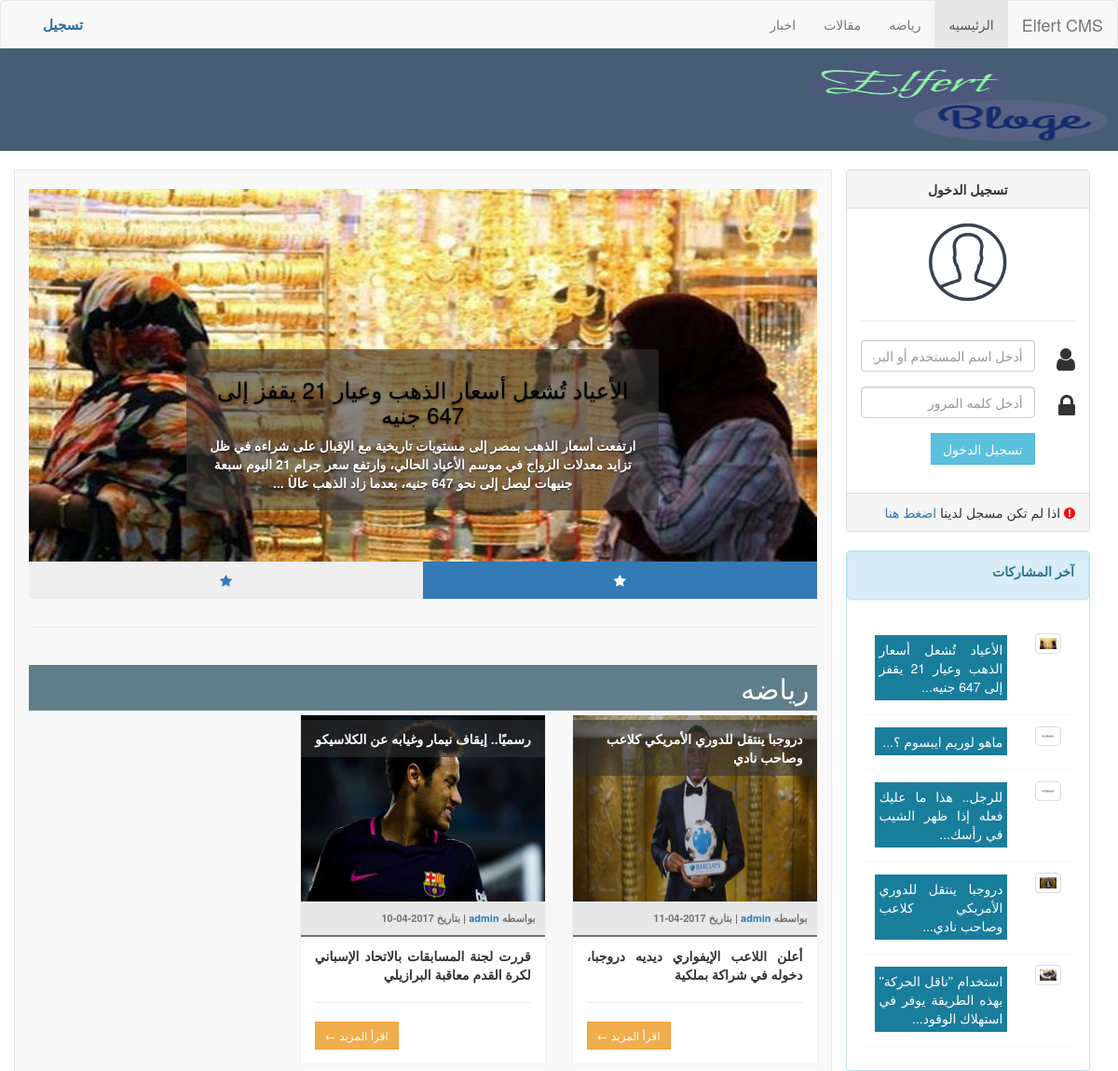
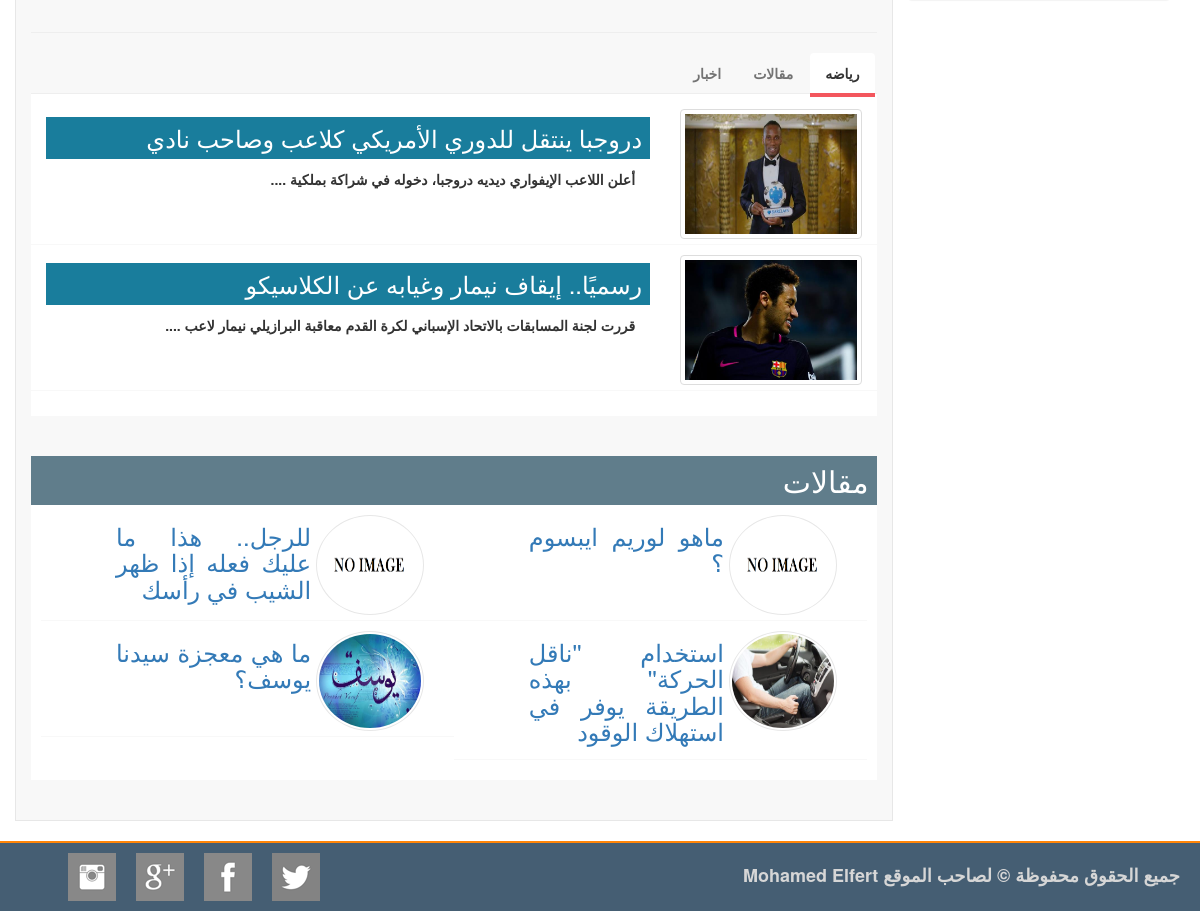
The page / on the database its author committed (2 pictures, top to bottom).
### tables this page shows
CREATE TABLE `setting` (
  `setting_id` int(11) NOT NULL,
  `site_name` varchar(255) NOT NULL,
  `site_logo` text NOT NULL,
  `slide` varchar(255) NOT NULL,
  `slide_value` int(11) NOT NULL,
  `section_a` varchar(255) NOT NULL,
  `section_a_value` int(11) NOT NULL,
  `section_b` varchar(255) NOT NULL,
  `section_b_value` int(11) NOT NULL,
  `tab_a` varchar(255) NOT NULL,
  `tab_a_value` int(11) NOT NULL,
  `tab_b` varchar(255) NOT NULL,
  `tab_b_value` int(11) NOT NULL,
  `tab_c` varchar(255) NOT NULL,
  `tab_c_value` int(11) NOT NULL,
  `facebook` text NOT NULL,
  `twitter` text NOT NULL,
  `google` text NOT NULL,
  `instegram` text NOT NULL
);

CREATE TABLE `category` (
  `cat_id` int(11) NOT NULL,
  `cat_name` varchar(255) NOT NULL
);

CREATE TABLE `posts` (
  `post_id` int(11) NOT NULL,
  `title` varchar(255) NOT NULL,
  `post` longtext NOT NULL,
  `post_category` varchar(255) NOT NULL,
  `post_image` varchar(255) NOT NULL,
  `author` varchar(255) NOT NULL,
  `post_status` varchar(255) NOT NULL,
  `post_date` varchar(255) NOT NULL
);

CREATE TABLE `users` (
  `user_id` int(11) NOT NULL,
  `username` varchar(255) NOT NULL,
  `email` varchar(255) NOT NULL,
  `password` varchar(255) NOT NULL,
  `gender` varchar(255) NOT NULL,
  `avatar` varchar(255) NOT NULL,
  `about_user` text NOT NULL,
  `facebook` varchar(255) NOT NULL,
  `twitter` varchar(255) NOT NULL,
  `youtube` varchar(255) NOT NULL,
  `register_date` varchar(255) NOT NULL,
  `role` varchar(255) NOT NULL
);

### index.php (the view, shortened to what this page needs)
<?php
include_once 'include/header.php';
include_once 'include/sidbar.php'
?>
<article class="col-md-9 col-leg-9 art_bg">
    <div id="myCarousel" class="carousel slide" data-ride="carousel" style="margin-top: 20px; margin-bottom: 30px;">
        <div class="carousel-inner" style="height: 400px;">
            <?php
            $select_slide = $conn->query("SELECT * FROM posts WHERE post_status = 'Published' AND post_category = '$row_setting->slide' ORDER BY post_id DESC LIMIT $row_setting->slide_value");
            $count_slide  = $select_slide->rowCount();
            $x = 0;
            while ($row_slide = $select_slide->fetch(PDO::FETCH_OBJ)) {
                ?>
                <div class="item <?php echo ($x == 0 ? 'active' : ''); ?>" style="height: 400px;">
                    <img src="<?php echo $row_slide->post_image; ?>" width="100%" style="height: 400px;">
                    <div class="carousel-caption">
                        <span style="background-color: rgba(51, 51, 51, 0.58);display: inline-block;margin-bottom: 5px;color: #FFFFFF;padding: 10px 15px;margin-top: 5px">
                            <h3><a href="post.php?id=<?php echo $row_slide->post_id; ?>" style="color: rgb(0,0,0)"><?php echo strip_tags($row_slide->title); ?></a></h3>
                            <p><b><?php echo strip_tags(substr($row_slide->post, 0, 350)); ?> ...</b></p>
                        </span>
                    </div>
                </div>
                <?php
                $x++;
            }
            ?>
        </div>
        <ul class="nav nav-pills nav-justified sliddd">
            <?php
            for ($i = 0 ; $i < $count_slide ; $i++){
                echo '<li data-target="#myCarousel" data-slide-to="'.$i.'" '.($i == 0 ? 'class="active"' : '').'><a href="#"><i class="fa fa-star fa-lx"></i></a></li>';
            }
            ?>
        </ul>
    </div>
    <hr />
    <div class="row">
        <h2 class="tit_cat1"><?php echo $row_setting->section_a; ?></h2>
        <?php
        $section_a = $conn->query("SELECT * FROM posts INNER JOIN users ON posts.author = users.user_id WHERE post_status = 'Published' AND post_category = '$row_setting->section_a' ORDER BY post_id DESC LIMIT $row_setting->section_a_value");
        while ($row_section_a = $section_a->fetch(PDO::FETCH_OBJ)){
        ?>
        <div class="col-sm-4 col-md-4" style="margin-bottom: 20px">
            <div class="post">
                <div class="post-img-content">
                    <img src="<?php echo $row_section_a->post_image; ?>" class="img-responsive" style="width: 100%;height: 200px;"/>
                    <span class="post-title"><b><?php echo $row_section_a->title; ?></b>
                </div>
                <div class="content">
                    <div class="author"><b>بواسطه</b><a href="profile.php?user=<?php echo $row_section_a->author; ?>"><b> <b><?php echo $row_section_a->username; ?></b></a> | <b>بتاريخ</b> <time datetime="2014-01-20"><?php echo $row_section_a->post_date; ?></time>
                    </div>
                    <div class="text-justify">
                        <?php echo strip_tags(substr($row_section_a->post,0,150)); ?>
                    </div>
                    <hr />
                    <div class="text-left">
                        <a href="post.php?id=<?php echo $row_section_a->post_id; ?>" class="btn btn-warning btn-sm">اقرأ المزيد &larr;</a>
                    </div>
                </div>
            </div>
        </div>
        <?php
        }
        ?>
    </div>
    <hr />
    <div class="col-md-12">
        <div class="row">
            <div class="tabbable-panel">
                <div class="tabbable-line">
                    <ul class="nav nav-tabs ">
                        <li class="active">
                            <a href="#tab_default_1" data-toggle="tab"><?php echo $row_setting->tab_a; ?></a>
                        </li>
                        <li>
                            <a href="#tab_default_2" data-toggle="tab"><?php echo $row_setting->tab_b; ?></a>
                        </li>
                        <li>
                            <a href="#tab_default_3" data-toggle="tab"><?php echo $row_setting->tab_c; ?></a>
                        </li>
                    </ul>
                    <div class="tab-content">
                        <div class="tab-pane active" id="tab_default_1">
                            <?php
                            $select_tab_a = $conn->query("SELECT * FROM posts WHERE post_status = 'Published' AND post_category = '$row_setting->tab_a' ORDER BY post_id DESC LIMIT $row_setting->tab_a_value");
                            while ($row_tab_a = $select_tab_a->fetch(PDO::FETCH_OBJ)) {
                            ?>
                            <div class="bg_tab_topic">
                                <div class="col-md-3">
                                    <img src="<?php echo $row_tab_a->post_image; ?>" width="100%" class="img-thumbnail"/>
                                </div>
                                <div class="col-md-9">
                                    <h3 class="col-md-12 text-justify" style="margin-top: 8px;background: #197d9c;padding: 8px;">
                                        <a href="post.php?id=<?php echo $row_tab_a->post_id; ?>" class="a_1"><?php echo $row_tab_a->title; ?></a>
                                    </h3>
                                    <p class="col-md-12 text-justify">
                                        <?php echo strip_tags(substr($row_tab_a->post,0,300)); ?> ....
                                    </p>
                                </div>
                                <div class="clearfix"></div>
                            </div>
                            <?php
                            }
                            ?>
                        </div>
                    </div>
                </div>
            </div>
        </div>
    </div>
    <div class="col-lg-12">
        <h2 class="tit_cat2"><?php echo $row_setting->section_b; ?></h2>
        <div class="row  bg_cat2">
            <?php
            $section_b = $conn->query("SELECT * FROM posts WHERE post_status = 'Published' AND post_category = '$row_setting->section_b' ORDER BY post_id DESC LIMIT $row_setting->section_b_value");
            while ($row_section_b = $section_b->fetch(PDO::FETCH_OBJ)) {
            ?>
            <div class="bg_tab_topic col-md-6">
                <div class="col-md-4">
                    <img src="<?php echo $row_section_b->post_image; ?>" width="100%" class="circle"/>
                </div>
                <div class="col-md-8">
                    <h3 class="col-md-12 text-justify" style="margin-right: -30px;margin-top: 8px;">
                        <a href="post.php?id=<?php echo $row_section_b->post_id; ?>"><?php echo $row_section_b->title; ?></a>
                    </h3>
                </div>
                <div class="clearfix"></div>
            </div>
            <?php
            }
            ?>
            <div class="clearfix"></div>
        </div>
    </div>
</article>
<?php include_once 'include/footer.php' ?>

### include/header.php (shortened to what this page needs)
<?php
include_once 'include/connect.php';
include_once 'include/functions.php';
$selcet_setting = $conn->query("SELECT * FROM setting");
$row_setting    = $selcet_setting->fetch(PDO::FETCH_OBJ);
?>
<!DOCTYPE html>
<html lang="ar">
<head>
    <link href="css/bootstrap.min.css" rel="stylesheet">
    <link href="css/bootstrap-rtl.min.css" rel="stylesheet">
    <link href="css/font-awesome.min.css" rel="stylesheet">
    <link href="css/style.css" rel="stylesheet">
</head>
<body>
<nav class="navbar navbar-default">
    <div class="container-fluid">
        <div class="navbar-header">
            <a class="navbar-brand disabled"><?php echo $row_setting->site_name; ?></a>
        </div>
        <div class="collapse navbar-collapse" id="bs-example-navbar-collapse-1">
            <ul class="nav navbar-nav">
                <li class="active"><a href="index.php">الرئيسيه <span class="sr-only">(current)</span></a></li>
                <?php
                $stmnt = $conn->query("SELECT * FROM category");
                while ($row = $stmnt->fetch(PDO::FETCH_OBJ)){
                    echo '<li><a href="category.php?cat='.$row->cat_name.'">'.$row->cat_name.'</a></li>';
                }
                ?>
            </ul>
            <?php
            if (isset($_SESSION['id'])){
            ?>
                    <ul class="nav navbar-nav navbar-left">
                        <li class="dropdown">
                            <a href="#" class="dropdown-toggle" data-toggle="dropdown" role="button" aria-haspopup="true" aria-expanded="false">الاعدادات <span class="caret"></span></a>
                            <ul class="dropdown-menu">
                                <li><a href="#">الصفحه الرئيسيه</a></li>
                                <li role="separator" class="divider"></li>
                                <?php
                                if (@$_SESSION['role'] === 'admin'){
                                    echo '<li><a href="admin_cp/index.php">لوحه التحكم</a></li>';
                                }
                                ?>
                                <li><a href="logout.php?logout">تسجيل الخروج</a></li>
                            </ul>
                        </li>
                    </ul>
            <?php
            }else{
                echo '
                    <ul class="nav navbar-nav navbar-left">
                        <li><a href="register.php" style="color: #2e6da4;font-size: 15px;"><b>تسجيل</b></a></li>
                    </ul>
                ';
            }
            ?>
        </div>
    </div>
</nav>
<section id="logo">
    <img src="<?php echo $row_setting->site_logo; ?>" width="320px" height="90px">
</section>
<section class="container-fluid" style="margin-top: 20px;">

### include/sidbar.php (shortened to what this page needs)
<aside class="col-md-3 col-leg-3 sid_bg">
    <div class="col-md-12">
        <div class="row">
            <div class="panel panel-info">
                <div class="panel panel-heading">
                    <p><b>آخر المشاركات</b></p>
                </div>
                <div class="panel-body">
                    <div class="col-md-12">
                        <div class="row">
                            <div class="tab-content">
                                <div class="tab-pane active" id="tab_default_1">
                                    <?php
                                    $select_tab_a = $conn->query("SELECT * FROM posts WHERE post_status = 'Published' ORDER BY post_id DESC LIMIT 5");
                                    while ($row_tab_a = $select_tab_a->fetch(PDO::FETCH_OBJ)) {
                                        ?>
                                        <div class="bg_tab_topic">
                                            <div class="col-md-3">
                                                <img src="<?php echo $row_tab_a->post_image; ?>" width="100%" class="img-thumbnail"/>
                                            </div>
                                            <div class="col-md-9">
                                                <p class="col-md-12 text-justify" style="margin-top: 3px;background: #197d9c;padding: 5px;">
                                                    <a href="post.php?id=<?php echo $row_tab_a->post_id; ?>" class="a_1"><?php echo substr($row_tab_a->title , 0 , 150); ?>...</a>
                                                </p>
                                            </div>
                                        </div>
                                        <?php
                                    }
                                    ?>
                                </div>
                            </div>
                        </div>
                    </div>
                </div>
            </div>
        </div>
    </div>
</aside>

### rows shown on the page
setting: site_name "Elfert CMS", site_logo (picture), section_a "رياضه", tab_a "رياضه", tab_b "مقالات", tab_c "اخبار", section_b "مقالات"
category: cat_name "رياضه"
category: cat_name "مقالات"
category: cat_name "اخبار"
posts: post_image (picture), title "الأعياد تُشعل أسعار الذهب وعيار 21 يقفز إلى 647 جنيه", post "ارتفعت أسعار الذهب بمصر إلى مستويات تاريخية مع الإقبال على شراءه في ظل تزايد معدلات الزواج في موسم الأعياد الحالي، وارتفع سعر جرام 21 اليوم سبعة جنيهات ليصل إلى نحو 647 جنيه، بعدما زاد الذهب عاÙ"
posts: post_image (placeholder picture), title "ماهو لوريم ايبسوم ؟"
posts: post_image (placeholder picture), title "للرجل.. هذا ما عليك فعله إذا ظهر الشيب في رأسك"
posts: post_image (picture), title "دروجبا ينتقل للدوري الأمريكي كلاعب وصاحب نادي", users.username "admin", post_date "2017-04-11", post "أعلن اللاعب الإيفواري ديديه دروجبا، دخوله في شراكة بملكية"
posts: post_image (picture), title "استخدام ''ناقل الحركة'' بهذه الطريقة يوفر في استهلاك الوقود"
posts: post_image (picture), title "رسميًا.. إيقاف نيمار وغيابه عن الكلاسيكو", users.username "admin", post_date "2017-04-10", post "قررت لجنة المسابقات بالاتحاد الإسباني لكرة القدم معاقبة البرازيلي", post "قررت لجنة المسابقات بالاتحاد الإسباني لكرة القدم معاقبة البرازيلي نيمار لاعب"
posts: post_image (picture), title "ما هي معجزة سيدنا يوسف؟"
